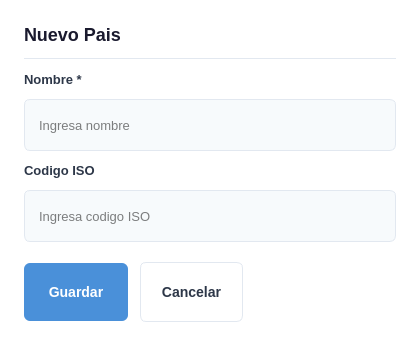
<?xml version="1.0" encoding="UTF-8"?>
<ui version="4.0">
 <class>PaisesForm</class>
 <widget class="QDialog" name="PaisesForm">
  <property name="geometry"><rect><x>0</x><y>0</y><width>420</width><height>280</height></rect></property>
  <property name="windowTitle"><string>Nuevo Pais</string></property>
  <property name="styleSheet"><string notr="true">
QDialog { background-color: white; }
QLabel#dialogTitle { font-size: 18px; font-weight: bold; color: #1a1a2e; }
QLineEdit { padding: 8px 12px; border: 1px solid #e2e8f0; border-radius: 6px; background-color: #f7fafc; font-size: 13px; min-height: 34px; }
QLineEdit:focus { border: 1px solid #4a90d9; background-color: white; }
QLineEdit:hover { border: 1px solid #cbd5e0; }
QPushButton#btnGuardar { background-color: #4a90d9; color: white; border: none; border-radius: 6px; font-size: 14px; font-weight: 600; padding: 10px 24px; min-height: 38px; }
QPushButton#btnGuardar:hover { background-color: #3a7bc8; }
QPushButton#btnCancelar { background-color: white; color: #2d3748; border: 1px solid #e2e8f0; border-radius: 6px; font-size: 14px; font-weight: 500; padding: 10px 20px; min-height: 38px; }
QPushButton#btnCancelar:hover { background-color: #f7fafc; border-color: #cbd5e0; }
  </string></property>
  <layout class="QVBoxLayout" name="mainLayout">
   <property name="spacing"><number>12</number></property>
   <property name="leftMargin"><number>24</number></property><property name="topMargin"><number>24</number></property><property name="rightMargin"><number>24</number></property><property name="bottomMargin"><number>24</number></property>
   <item><widget class="QLabel" name="dialogTitle"><property name="text"><string>Nuevo Pais</string></property></widget></item>
   <item><widget class="QFrame" name="separator"><property name="frameShape"><enum>QFrame::HLine</enum></property><property name="styleSheet"><string>color: #e2e8f0;</string></property></widget></item>
   <item><widget class="QLabel" name="label_Nombre"><property name="text"><string>Nombre *</string></property><property name="styleSheet"><string>font-size: 13px; color: #2d3748; font-weight: 600;</string></property></widget></item>
   <item><widget class="QLineEdit" name="input_Nombre"><property name="placeholderText"><string>Ingresa nombre</string></property></widget></item>
   <item><widget class="QLabel" name="label_CodigoISO"><property name="text"><string>Codigo ISO</string></property><property name="styleSheet"><string>font-size: 13px; color: #2d3748; font-weight: 600;</string></property></widget></item>
   <item><widget class="QLineEdit" name="input_CodigoISO"><property name="placeholderText"><string>Ingresa codigo ISO</string></property></widget></item>
   <item><spacer name="verticalSpacer"><property name="orientation"><enum>Qt::Vertical</enum></property><property name="sizeType"><enum>QSizePolicy::Fixed</enum></property><property name="sizeHint" stdset="0"><size><width>20</width><height>8</height></size></property></spacer></item>
   <item>
    <layout class="QHBoxLayout" name="buttonLayout">
     <item><widget class="QPushButton" name="btnGuardar"><property name="text"><string>Guardar</string></property><property name="cursor"><cursorShape>PointingHandCursor</cursorShape></property></widget></item>
     <item><widget class="QPushButton" name="btnCancelar"><property name="text"><string>Cancelar</string></property><property name="cursor"><cursorShape>PointingHandCursor</cursorShape></property></widget></item>
     <item><spacer name="buttonSpacer"><property name="orientation"><enum>Qt::Horizontal</enum></property><property name="sizeHint" stdset="0"><size><width>40</width><height>20</height></size></property></spacer></item>
    </layout>
   </item>
  </layout>
 </widget>
 <resources/>
 <connections/>
</ui>
